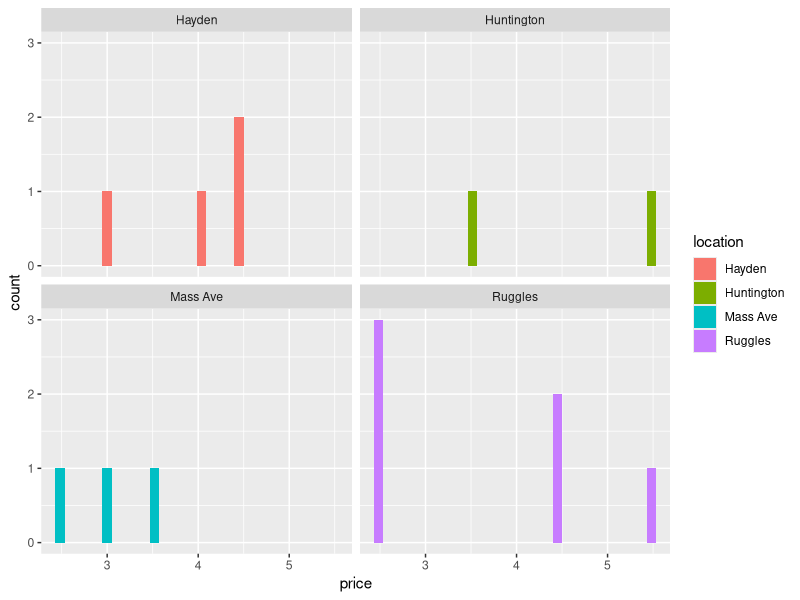
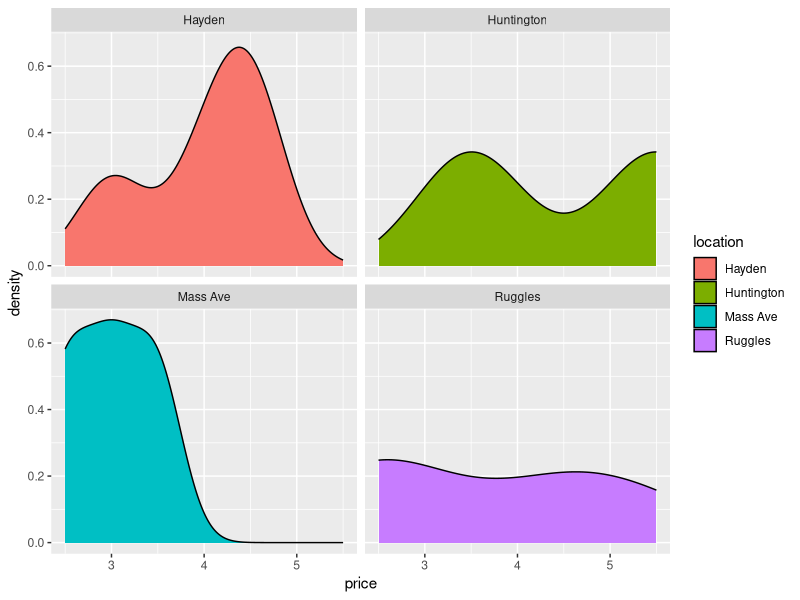
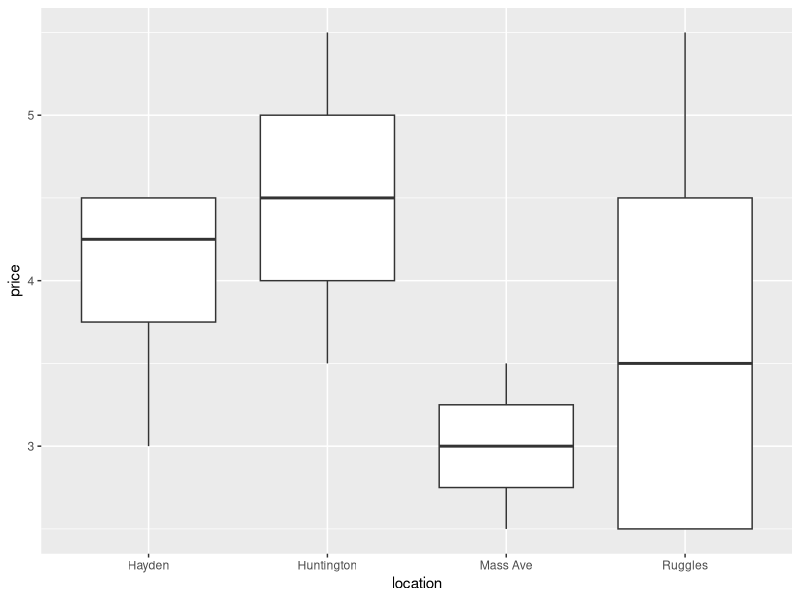
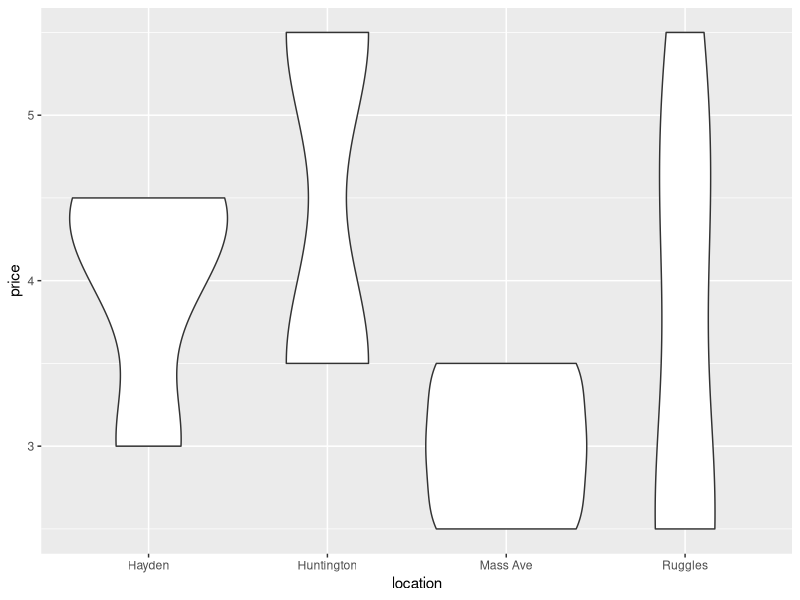
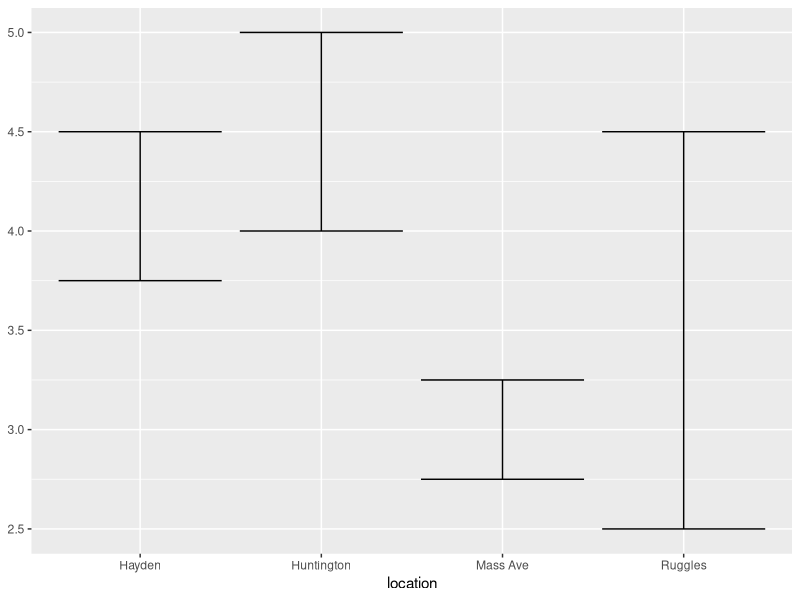
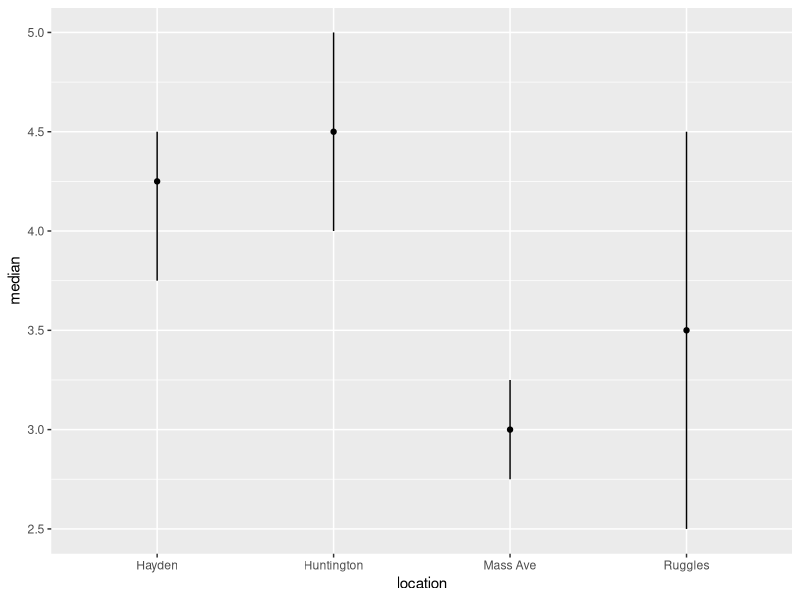

Write R code to recreate these figures, in order.
# class_4_databases_3.R
# Series: Databases 3
# Topic: Database Functions: Grouping, Summarizing, and Reframing
# Prof. Fraser

# We're going to learn some 'level-2' data wrangling functions, 
# that allow us to reshape and merge different data sets.
# I STRONGLY encourage you to type the code out yourself - helps with muscle memory.
# It's like tiny puzzles! Yay puzzles!

# Below, we're going to learn to use the dplyr package (pronounced 'dip-ler')
# There are several Tasks and Learning Checks (LC 1, LC2, etc.) in this tutorial, 
# Please run through them all to try it out yourself!

# 0. Load packages and Data (~1 min)

# 1. summarize() (~2 min)

# 2. group_by() (~2 min)

# 3. reframe() (~2 min)

# 4. left_join() (~4 min)

# 5. APPLICATION: Visualizing Distributions

# Please progress through each of these tasks 
# and answer the learning check questions as you go.
# In each task, you will 'discover' the uses of each function, 
# and make inferences together. Support your colleagues!


# 0. Load Packages and Data ############################################

library(dplyr) # for data wrangling
library(ggplot2) # for visualization

# For the first section of this tutorial, 
# we're going to again, make our own small data.frame.

# First, we're going to make a hypothetical dataset of coffee purchases,
# around Boston metro stops
purchases <- data.frame(
  # A unique id number for each customer
  customer_id = c(1, 1, 1, 1, 1, 1, 
                  2, 2, 3, 3, 3, 3, 4, 5, 8),
  # Location of Dunkin Donuts where coffee was purchased
  location = c("Huntington", "Ruggles", "Ruggles",
               "Ruggles", "Hayden", "Hayden",
               "Ruggles", "Huntington", "Mass Ave", "Mass Ave",
               "Hayden", "Hayden", "Mass Ave", "Ruggles", "Ruggles"),
  # Total cost of purchase
  price = c(5.5, 5.5, 2.5, 4.5, 3.0, 4.5, 
            4.5, 3.5, 3.0, 3.5, 4.0, 4.5,
            2.5, 2.5, 2.5)
)

purchases # view it

# Next, we're going to make a hypothetical dataset of customer names
mycustomers <- data.frame(
  # Name of customer
  customer = c("Tim", "Kate","Jon", "Courtney", "David", "Sameera", "Melanie"),
  # Unique ID number of each customer
  customer_id = c(1, 2, 3, 4, 5, 6, 7),
  # rate of reward points they earn for each purchase
  rewards = c(2, 2, 1.5, 1.5, 1, 1, 1)
)

mycustomers # view it


# 1. summarize() ##########################################

# First, we're going to learn the summarize() function from dplyr...
# by putting it into action!

## LC 1  ########################################

# Learning Check:
# What does the summarize function do?

purchases$price %>% mean()

purchases %>% 
  summarize(mean_price = mean(price))

purchases %>% 
  summarize(mean_price = mean(price),
            sd_price = sd(price))


# notice how we use the ` ` marks to add spaces in our labels?
purchases %>% 
  summarize(`mean of price` = mean(price), 
            `sd of price` = sd(price))


# Oh, and what do we learn about mutate() vs. summarize() from comparing these two code chunks?
purchases %>% 
  summarize(mean_price = mean(price),
            sd_price = sd(price),
            label = "summary statistics")

purchases %>% 
  summarize(mean_price = mean(price),
            sd_price = sd(price)) %>%
  mutate(label = "summary statistics")



# 2. group_by() ##########################################

# Next, we're going to learn a helper function. 
# It only works when you pair it with another dplyr function.
# It splits your dataset into smaller datasets, using the values of your grouping variable.

## LC 2 #####################################

# Learning Check:
# So why would we want to use group-by? 
# Compare the following chunks below, and explain in two sentences below.

purchases %>%
  summarize(total_sales = sum(price))

purchases %>%
  filter(location == "Hayden") %>%
  summarize(total_sales = sum(price))

purchases %>%
  group_by(location) %>%
  summarize(total_sales = sum(price))

purchases %>%
  group_by(location) %>%
  summarize(total_sales = sum(price),
            mean_sales = mean(price))


purchases %>%
  group_by(location) %>%
  summarize(total_sales = sum(price),
            mean_sales = mean(price),
            number_of_sales = n()) 
# Whoa - that's a cool function; what is n() counting? 
# (Hint: if you add up the number of sales, what number is it?)


# 3. reframe() ###########################################

# If we want to summarize a table in a way 
# that will create multiple rows per group, 
# we need reframe() instead of summarize().

purchases %>%
  reframe(price_range = seq(
    from = min(price, na.rm = TRUE), 
    to = max(price, na.rm = TRUE), 
    by = 0.5))

# What did we just do??
#   We made a sequence of numbers with seq() 
#   that spans *from* the minimum price *to* the maximum price
#   spaced *by* intervals of 0.5 dollars.
#   But, that vector is has 7 values! 
#   summarize() shrinks data.frames into 1 row, so it won't work.
#   Instead, we need to `reframe()` that data to get multiple rows.

## LC 3 ###################################################

# Learning Check:

# We can use reframe() to create new summary tables of statistics, 
# in shapes different from the original table.
# Run the code chunk below.
# If we wanted to add the max price to 3rd row in this table, how might we adjust this code?
# Original version:
purchases %>%
  reframe(type = c("mean", "sd"),
          value = c(mean(price), sd(price)))

# Your Version with the max()
# ...




## LC 4 ###################################################

# Learning Check:
# We can even use group_by() together with reframe().
# Run the two chunks of code below.
# How did group_by() change our reframing process below?

purchases %>%
  reframe(range = c(min(price), max(price) ))

purchases %>%
  group_by(customer_id) %>%
  reframe(range = c(min(price), max(price) ))


# 4. left_join() ##########################################

# Last, let's learn the superpower of dplyr - joining datasets.
# Whenever you have a unique identifier - like an ID code for a customer reward account,
# you can use that to automatically transfer values from one data.frame to another.

# This is really helpful if you want to calculate how much each person purchased, 
# but their names are in a different dataset.

# We take our purchases dataset,
purchases %>%
  # And every time we have a match in the customer_id variable,
  left_join(by = "customer_id", 
            # we append the values for that matching row from our y data.frame.
            y = mycustomers)

# We can chain on some useful functions.
purchases %>%
  left_join(by = "customer_id",
            y = mycustomers) %>%
  group_by(customer_id, customer) %>%
  summarize(total_sales = sum(price))

# We have an NA, because one customer (customer #8) doesn't have a name.

## LC 5 #####################################

# Learning Check:
# We have many types of join functions, including left_join(), right_join(), and inner_join().
# I prefer left_join(), but that's just me.
# Using the definitions below, explain...
#    Why does each code chunk below have a different number of rows?

# left_join(): join customer data (right dataset) into the purchases data (left dataset)
purchases %>%
  left_join(by = "customer_id", y = mycustomers)

# right_join(): join purchases data (left dataset) into the customer data (right dataset)
purchases %>%
  right_join(by = "customer_id", y = mycustomers)

# inner_join(): join purchases and customer data, and keep just the matches
purchases %>%
  inner_join(by = "customer_id", y = mycustomers)


# I strongly recommend you just forget about inner_join and always use left_join().


## LC 4 #####################################

# Learning Check:
# Using the code below, who has the most Dunkin' Rewards points? 
# Where did that rewards_points field come from?

purchases %>%
  left_join(by = "customer_id", y = mycustomers) %>%
  mutate(rewards_points = price * rewards) %>%
  group_by(customer) %>%
  summarize(total_rewards_points = sum(rewards_points, na.rm = TRUE))



# APPLICATION: Visualizing distributions ###########################

# We used group_by() and summarize() above, 
# but another way to understand your data is to visualize it!

# These all allow us to visualize distributions of our coffee purchases by location.

# A. We've learned histograms...

# Histograms by panel
purchases %>%
  ggplot(mapping = aes(x = price, fill = location)) +
  geom_histogram() +
  facet_wrap(~location) 

# But we can also use their close cousin, density plots!

# density plots (these approximate the shape of distributions)
purchases %>%
  ggplot(mapping = aes(x = price, fill = location)) +
  geom_density() +
  facet_wrap(~location) 




# B. We've learned boxplots....

# A boxplot!
purchases %>%
  ggplot(mapping = aes(x = location, y = price)) +
  geom_boxplot()

# But we can also use their close cousin, violin plots!

# A 'violin' plot!
purchases %>%
  ggplot(mapping = aes(x = location, y = price)) +
  geom_violin()



# C. We can even use error bars to make the interquartile range.
purchases %>%
  # grouping by location
  group_by(location) %>%
  # calculating summary statistics
  summarize(lower = quantile(price, probs = 0.25),
            upper = quantile(price, probs = 0.75)) %>%
  # And adding some new aes() criteria, like 'ymin =' and 'ymax ='
  ggplot(mapping = aes(x = location, ymin = lower, ymax = upper)) +
  # Plus this new function
  geom_errorbar()



# Or we can depict the same range with lines
purchases %>%
  # grouping by location
  group_by(location) %>%
  # calculating summary statistics
  summarize(lower = quantile(price, probs = 0.25),
            median = quantile(price, probs = 0.5),
            upper = quantile(price, probs = 0.75)) %>%
  # And adding some new aes() criteria, like 'ymin =' and 'ymax ='
  ggplot(mapping = aes(x = location, y = median, ymin = lower, ymax = upper)) +
  # Plus this new function!
  geom_linerange() +
  # With points for the median!
  geom_point() 



# Each of these show distributions!

### Learning Check 8

# Visualize the distribution of rewards points earned by location, 
# using one of the new strategies above!
# Hint: you will need to use left_join()! 



